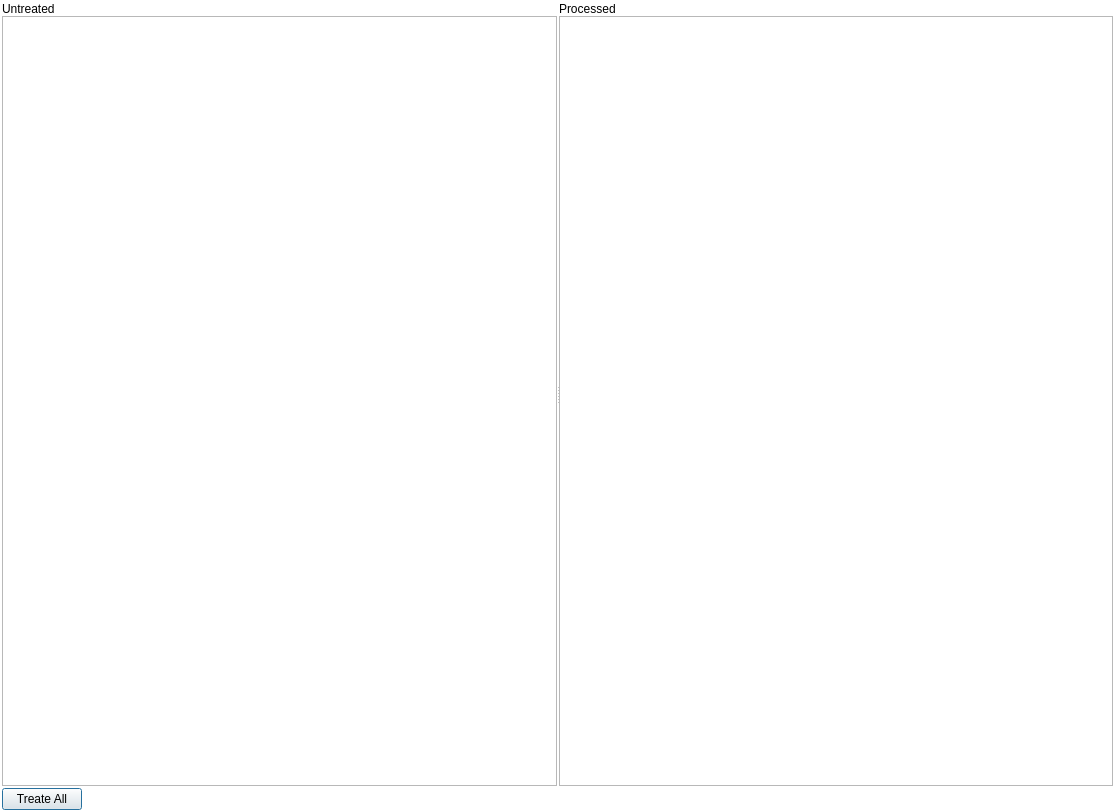
<?xml version="1.0" encoding="UTF-8"?>
<ui version="4.0">
 <class>BatteryWarnningDialog</class>
 <widget class="QDialog" name="BatteryWarnningDialog">
  <property name="geometry">
   <rect>
    <x>0</x>
    <y>0</y>
    <width>1115</width>
    <height>812</height>
   </rect>
  </property>
  <property name="windowTitle">
   <string>BatteryWarnningDialog</string>
  </property>
  <property name="windowIcon">
   <iconset resource="batteryplatform.qrc">
    <normaloff>:/res/res/warning.png</normaloff>:/res/res/warning.png</iconset>
  </property>
  <property name="styleSheet">
   <string notr="true">QDialog{	
	background-color: rgb(255, 255, 255);
}</string>
  </property>
  <layout class="QVBoxLayout" name="verticalLayout_2">
   <property name="spacing">
    <number>2</number>
   </property>
   <property name="leftMargin">
    <number>2</number>
   </property>
   <property name="topMargin">
    <number>2</number>
   </property>
   <property name="rightMargin">
    <number>2</number>
   </property>
   <property name="bottomMargin">
    <number>2</number>
   </property>
   <item>
    <widget class="QSplitter" name="splitter">
     <property name="sizePolicy">
      <sizepolicy hsizetype="Expanding" vsizetype="Expanding">
       <horstretch>0</horstretch>
       <verstretch>0</verstretch>
      </sizepolicy>
     </property>
     <property name="orientation">
      <enum>Qt::Horizontal</enum>
     </property>
     <property name="handleWidth">
      <number>2</number>
     </property>
     <widget class="QWidget" name="widget_2" native="true">
      <layout class="QVBoxLayout" name="verticalLayout_3">
       <property name="spacing">
        <number>0</number>
       </property>
       <property name="leftMargin">
        <number>0</number>
       </property>
       <property name="topMargin">
        <number>0</number>
       </property>
       <property name="rightMargin">
        <number>0</number>
       </property>
       <property name="bottomMargin">
        <number>0</number>
       </property>
       <item>
        <widget class="QLabel" name="label">
         <property name="text">
          <string>Untreated</string>
         </property>
        </widget>
       </item>
       <item>
        <widget class="QTableWidget" name="tableWidget"/>
       </item>
      </layout>
     </widget>
     <widget class="QWidget" name="widget" native="true">
      <layout class="QVBoxLayout" name="verticalLayout">
       <property name="spacing">
        <number>0</number>
       </property>
       <property name="leftMargin">
        <number>0</number>
       </property>
       <property name="topMargin">
        <number>0</number>
       </property>
       <property name="rightMargin">
        <number>0</number>
       </property>
       <property name="bottomMargin">
        <number>0</number>
       </property>
       <item>
        <widget class="QLabel" name="label_2">
         <property name="text">
          <string>Processed</string>
         </property>
        </widget>
       </item>
       <item>
        <widget class="QTableWidget" name="tableWidget_2"/>
       </item>
      </layout>
     </widget>
    </widget>
   </item>
   <item>
    <layout class="QHBoxLayout" name="horizontalLayout">
     <item>
      <widget class="QPushButton" name="pushButton_DealAll">
       <property name="text">
        <string>Treate All</string>
       </property>
      </widget>
     </item>
     <item>
      <spacer name="horizontalSpacer_2">
       <property name="orientation">
        <enum>Qt::Horizontal</enum>
       </property>
       <property name="sizeHint" stdset="0">
        <size>
         <width>40</width>
         <height>20</height>
        </size>
       </property>
      </spacer>
     </item>
    </layout>
   </item>
  </layout>
 </widget>
 <layoutdefault spacing="6" margin="11"/>
 <resources>
  <include location="batteryplatform.qrc"/>
 </resources>
 <connections/>
</ui>
